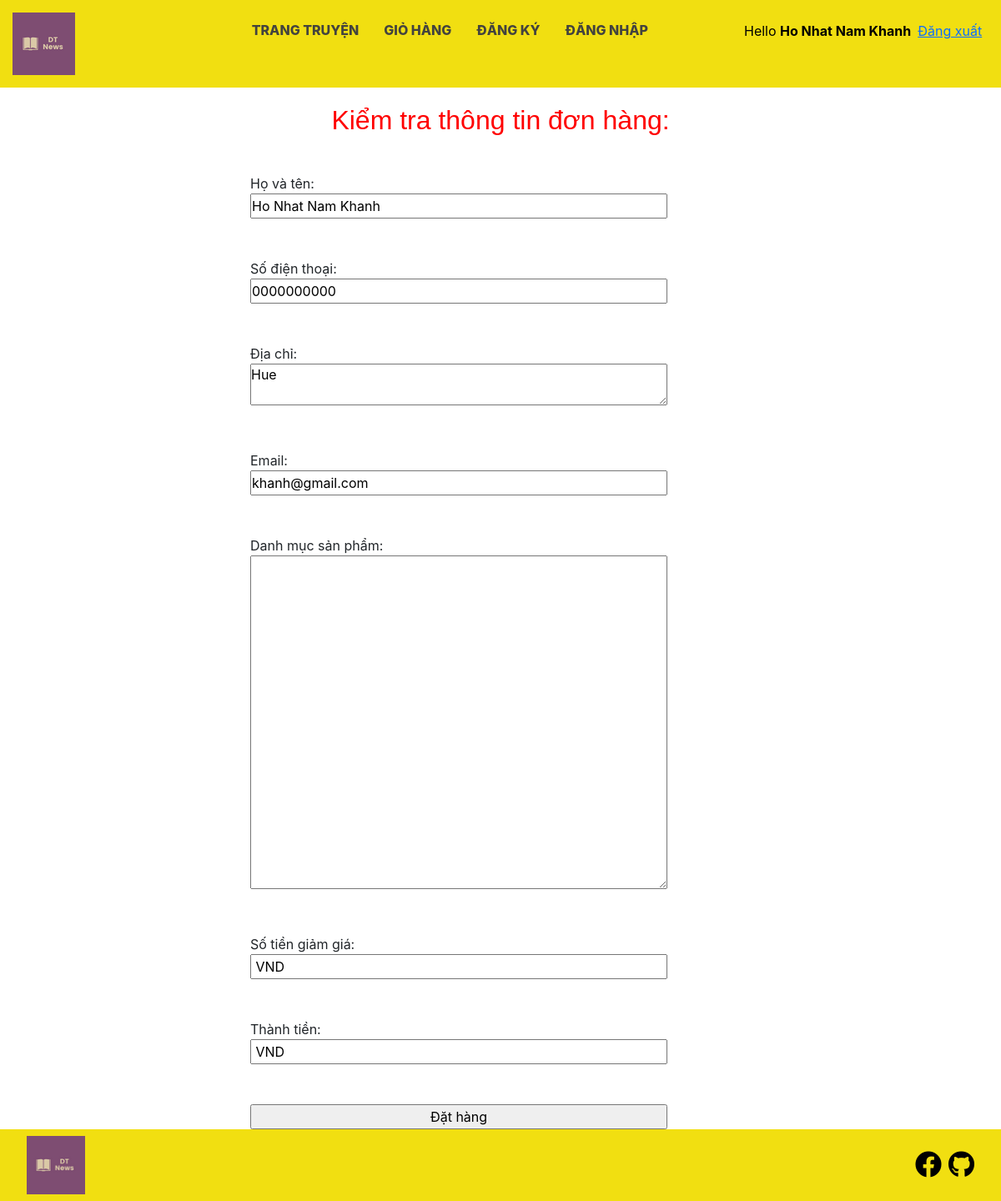
Screenshot of /order.php?khachhang=12 with the database file from the repository.
### tables this page shows
CREATE TABLE `khachhang` (
  `id` int(11) NOT NULL,
  `fullname` varchar(255) NOT NULL,
  `username` varchar(100) NOT NULL,
  `password` varchar(25) NOT NULL,
  `age` int(25) NOT NULL,
  `email` varchar(100) NOT NULL,
  `numberphone` varchar(15) NOT NULL,
  `address` varchar(100) NOT NULL
);

### order.php (the view, shortened to what this page needs)
<?php
    include('./lib/config.php');
    include('./lib/function.php');
    if (isset($_GET['khachhang'])) {
        $id = $_GET['khachhang'];
        $s = "Select * from khachhang where id = $id";
        $qr = $conn -> query($s);
        $r = $qr -> fetch_assoc();
    }
    $arr = $_SESSION['arr'];
?>
<!DOCTYPE html>
<html lang="en">
<head>
    <link rel="stylesheet" href="./asset/css/cart/order.css">
    <link rel="stylesheet" href="./asset/css/cart/style.css">
    <link href="https://cdn.jsdelivr.net/npm/bootstrap@5.0.2/dist/css/bootstrap.min.css" rel="stylesheet">
    <link rel="stylesheet" href="https://cdnjs.cloudflare.com/ajax/libs/font-awesome/5.15.4/css/all.min.css" />
</head>
<body>
<header>
        <nav>
            <div class="img-nav">
                <img src="asset/img/Home/logo.png" alt=""  />
            </div>
            <div class="content-nav">
                <ul style="margin-top: 5px">
                    <li><a href="index.php">Trang Truyện</a></li>
                    <li><a href="pay.php">Giỏ hàng</a></li>
                    <li><a href="register.php">Đăng ký</a></li>
                    <li><a href="login.php">Đăng nhập</a></li>
                </ul>
            </div>
            <?php
                if (isset($_GET['khachhang'])) {
                    $idKH = $_GET['khachhang'];
                    $str_Kh = "SELECT * FROM khachhang WHERE id = $idKH ";
                    $qr_Kh = $conn -> query($str_Kh);
                    $row_kh = $qr_Kh -> fetch_assoc();
                    echo '<div class="formten" style="margin-left: 100px">Hello <b>'.$row_kh['fullname'].'</b>&ensp;<a href="pay.php">Đăng xuất </a></div>';
                }else{
                    echo '<div class="formkhachhang">
                    <button style="border-radius: 5px;"><a href="./register.php">Đăng ký</a></button>
                    <button style="border-radius: 5px;"><a href="./login.php">Đăng nhập</a></button>
                    </div>';
                }
            ?>
        </nav>
    </header>
    <div class="content m-0 p-0">
        <div class="tieudethanhtoan">Kiểm tra thông tin đơn hàng:</div>
        <form action="" method="post">
           <?php
                if (isset($_GET['khachhang'])) {
                    $s = printListSp($conn, $arr);
                    echo ' <div><label for="">Họ và tên:</label></div>
                    <input type="text" value="'.$r['fullname'].'" name="ten" id="">
                    <br> <br> <br>
                    <div><label for="">Số điện thoại:</label></div>
                    <input type="text" value="'.$r['numberphone'].'" name="sdt" id="">
                    <br> <br> <br>
                    <div><label for="">Địa chỉ:</label></div>
                    <textarea  style="height: 50px; width: 500px"  type="text" name="diachi" id="">'.$r['address'].'</textarea>
                    <br> <br> <br>
                    <div><label for="">Email:</label></div>
                    <input type="text" value="'.$r['email'].'" name="email" id="">
                    <br> <br> <br>
                    <div><label for="">Danh mục sản phẩm:</label></div>
                    <textarea style="height: 400px; width: 500px" type="text" name="list" id="">'.$s.'</textarea>
                    <br> <br> <br>
                    <div><label for="">Số tiền giảm giá:</label></div>
                    <input type="text" name="giamgia" value="'.$_GET['giamgia'].' VND" id="">
                    <br> <br> <br>
                    <div><label for="">Thành tiền:</label></div>
                    <input type="text" name="sum" value="'.$_GET['sum'].' VND" id="">
                    <br> <br> <br>
                    <input type="submit" value="Đặt hàng">';
                }
           ?>
        </form>
    </div>
    <footer>
        <div class="footer-item">
            <div class="img-footer">
                <img src="asset/img/Home/logo.png" alt="" />
            </div>
            <div class="social-footer">
                <li><a target="_blank" href="https://www.facebook.com">
                        <i class="fab fa-facebook" aria-hidden="true"></i>
                    </a></li>
                <li><a target="_blank" href="https://github.com">
                <i class="fab fa-github" aria-hidden="true"></i>
                    </a></li>
            </div>
        </div>
    </footer>
</body>
</html>

### asset/css/cart/order.css (style rules this page uses)
body { background-color: rgb(235, 226, 212); }
nav { padding: 15px; width: 100%; display: flex; background: #f1df11; }
nav .content-nav { display: flex; line-height: 2rem; flex-direction: row; justify-content: flex-end; width: 60%; }
nav .content-nav ul { display: flex; }
nav .content-nav ul li a { text-decoration: none; color: #43433e; text-transform: uppercase; padding: 0 15px; font-weight: 800; }
.content { background-color: white; margin: 20px 20px 20px 20px; }
.tieudethanhtoan { font-size: 2rem; display: flex; justify-content: center; padding-top: 15px; color: red; font-family: Verdana, Geneva, Tahoma, sans-serif; }
div.content form { margin-top: 40px; margin-left: 300px; }
div.content form input { width: 500px; height: 30px; }
.footer-item { padding: .5rem 2rem; background: #f1df11; display: flex; }
.footer-item .img-footer { align-items: center; display: flex; }
.footer-item .img-footer img { width: 100%; }
.footer-item .social-footer { display: flex; align-items: center; width: 100%; justify-content: flex-end; }
.footer-item .social-footer li a { color: #000000; font-size: 2rem; }
.footer-item .social-footer li:last-child { margin-left: .5rem; }

### asset/css/cart/style.css (style rules this page uses)
* { padding: 0; margin: 0; box-sizing: border-box; font-family: 'Muli', -apple-system, BlinkMacSystemFont, 'Segoe UI', Roboto, 'Helvetica Neue', Arial, sans-serif, 'Apple Color Emoji', 'Segoe UI Emoji', 'Segoe UI Symbol', 'Noto Color Emoji'; }
li { list-style: none; }
nav { padding: 15px; width: 100%; display: flex; background: #f1df11; }
nav .content-nav { display: flex; line-height: 2rem; flex-direction: row; justify-content: flex-end; width: 60%; }
nav .content-nav ul { display: flex; }
nav .content-nav ul li a { text-decoration: none; color: #43433e; text-transform: uppercase; padding: 0 15px; font-weight: 800; }
.formten { margin-left: 5px; margin-top: 10px; color:black; }
.footer-item { padding: .5rem 2rem; background: #f1df11; display: flex; }
.footer-item .img-footer { align-items: center; display: flex; }
.footer-item .img-footer img { width: 100%; }
.footer-item .social-footer { display: flex; align-items: center; width: 100%; justify-content: flex-end; }
.footer-item .social-footer li a { color: #000000; font-size: 2rem; }
.footer-item .social-footer li:last-child { margin-left: .5rem; }

### rows the page displays
khachhang: fullname "Ho Nhat Nam Khanh", ten "Ho Nhat Nam Khanh", sdt "0000000000", diachi "Hue", email "khanh@gmail.com"
